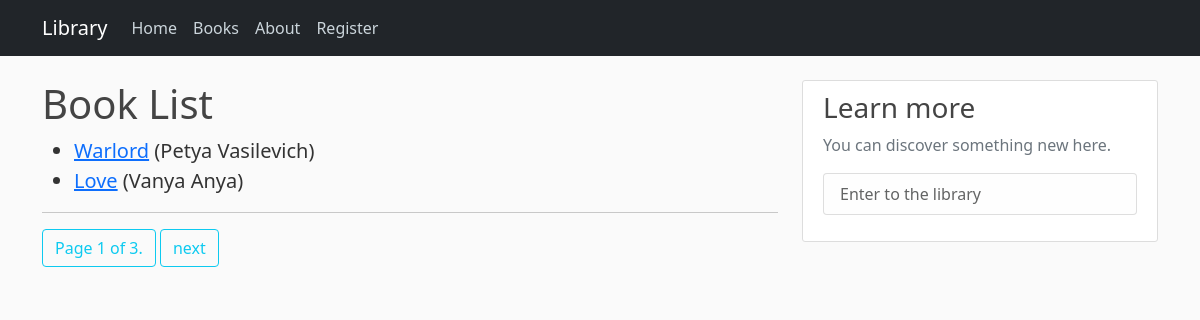
/library/books/, run on the app's committed database.
### library/models.py (models this page shows, shortened)
class Book(models.Model):
    title = models.CharField(max_length=100)
    author = models.CharField(max_length=100)
    description = models.TextField()
    genre = models.ManyToManyField(Genre)
    def get_absolute_url(self):
        return reverse('book-detail', args=[str(self.id)])

### library/views.py (the view)
# urls.py: path('books/', views.BookListView.as_view(), name='libbooks'),
class BookListView(ListView):
	model = Book
	template_name = "library/books.html"
	context_object_name = "books"
	paginate_by = 2

### library/templates/library/books.html (shortened to what this page needs)
{% extends 'library/base.html' %}
{% block content %}
    <h1>Book List</h1>
    {% if books %}
    <ul>
      {% for book in books %}
      <li style="font-size: 20px"><a href="{{ book.get_absolute_url }}">{{book.title}}</a> ({{book.author}})</li>
      {% endfor %}
    </ul>
    {% else %}
      <p>There are no books in the library.</p>
    {% endif %}
    <hr>
  {% if is_paginated %}
      <div class="pagination">
          <span class="page-links">
              <span class="btn btn-outline-info mb-4" class="page-current">
                  Page {{ page_obj.number }} of {{ page_obj.paginator.num_pages }}.
              </span>
              {% if page_obj.has_next %}
                  <a class="btn btn-outline-info mb-4" href="{{ request.path }}?page={{ page_obj.next_page_number }}">next</a>
              {% endif %}
          </span>
      </div>
  {% endif %}
{% endblock %}

### library/static/library/css/main.css (style rules this page uses)
body { background: #fafafa; color: #333333; margin-top: 5rem; }
h1, h2, h3, h4, h5, h6 { color: #444444; }
ul { margin: 0; }

### data on the page
Book: title "Warlord", author "Petya Vasilevich"
Book: title "Love", author "Vanya Anya"

### other printed values
{{ page_obj.number }} "1"
{{ page_obj.paginator.num_pages }} "3"
